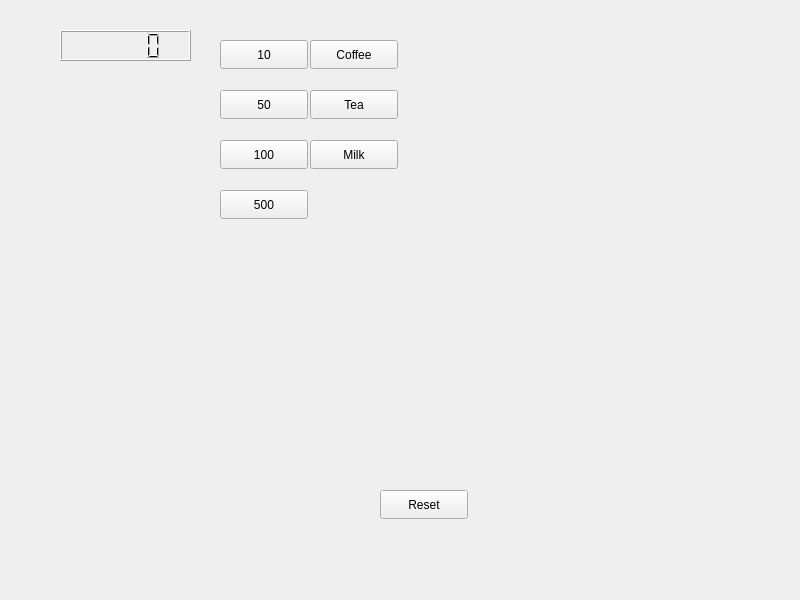
<?xml version="1.0" encoding="UTF-8"?>
<ui version="4.0">
 <class>Widget</class>
 <widget class="QWidget" name="Widget">
  <property name="geometry">
   <rect>
    <x>0</x>
    <y>0</y>
    <width>800</width>
    <height>600</height>
   </rect>
  </property>
  <property name="windowTitle">
   <string>Widget</string>
  </property>
  <widget class="QLCDNumber" name="lcdNumber">
   <property name="geometry">
    <rect>
     <x>60</x>
     <y>30</y>
     <width>131</width>
     <height>31</height>
    </rect>
   </property>
  </widget>
  <widget class="QPushButton" name="pb10">
   <property name="geometry">
    <rect>
     <x>220</x>
     <y>40</y>
     <width>88</width>
     <height>29</height>
    </rect>
   </property>
   <property name="text">
    <string>10</string>
   </property>
  </widget>
  <widget class="QPushButton" name="pb50">
   <property name="geometry">
    <rect>
     <x>220</x>
     <y>90</y>
     <width>88</width>
     <height>29</height>
    </rect>
   </property>
   <property name="text">
    <string>50</string>
   </property>
  </widget>
  <widget class="QPushButton" name="pb100">
   <property name="geometry">
    <rect>
     <x>220</x>
     <y>140</y>
     <width>88</width>
     <height>29</height>
    </rect>
   </property>
   <property name="text">
    <string>100</string>
   </property>
  </widget>
  <widget class="QPushButton" name="pb500">
   <property name="geometry">
    <rect>
     <x>220</x>
     <y>190</y>
     <width>88</width>
     <height>29</height>
    </rect>
   </property>
   <property name="text">
    <string>500</string>
   </property>
  </widget>
  <widget class="QPushButton" name="pbCoffee">
   <property name="geometry">
    <rect>
     <x>310</x>
     <y>40</y>
     <width>88</width>
     <height>29</height>
    </rect>
   </property>
   <property name="text">
    <string>Coffee</string>
   </property>
  </widget>
  <widget class="QPushButton" name="pbTea">
   <property name="geometry">
    <rect>
     <x>310</x>
     <y>90</y>
     <width>88</width>
     <height>29</height>
    </rect>
   </property>
   <property name="text">
    <string>Tea</string>
   </property>
  </widget>
  <widget class="QPushButton" name="pbMilk">
   <property name="geometry">
    <rect>
     <x>310</x>
     <y>140</y>
     <width>88</width>
     <height>29</height>
    </rect>
   </property>
   <property name="text">
    <string>Milk</string>
   </property>
  </widget>
  <widget class="QPushButton" name="pbReset">
   <property name="geometry">
    <rect>
     <x>380</x>
     <y>490</y>
     <width>88</width>
     <height>29</height>
    </rect>
   </property>
   <property name="text">
    <string>Reset</string>
   </property>
  </widget>
 </widget>
 <resources/>
 <connections/>
</ui>
